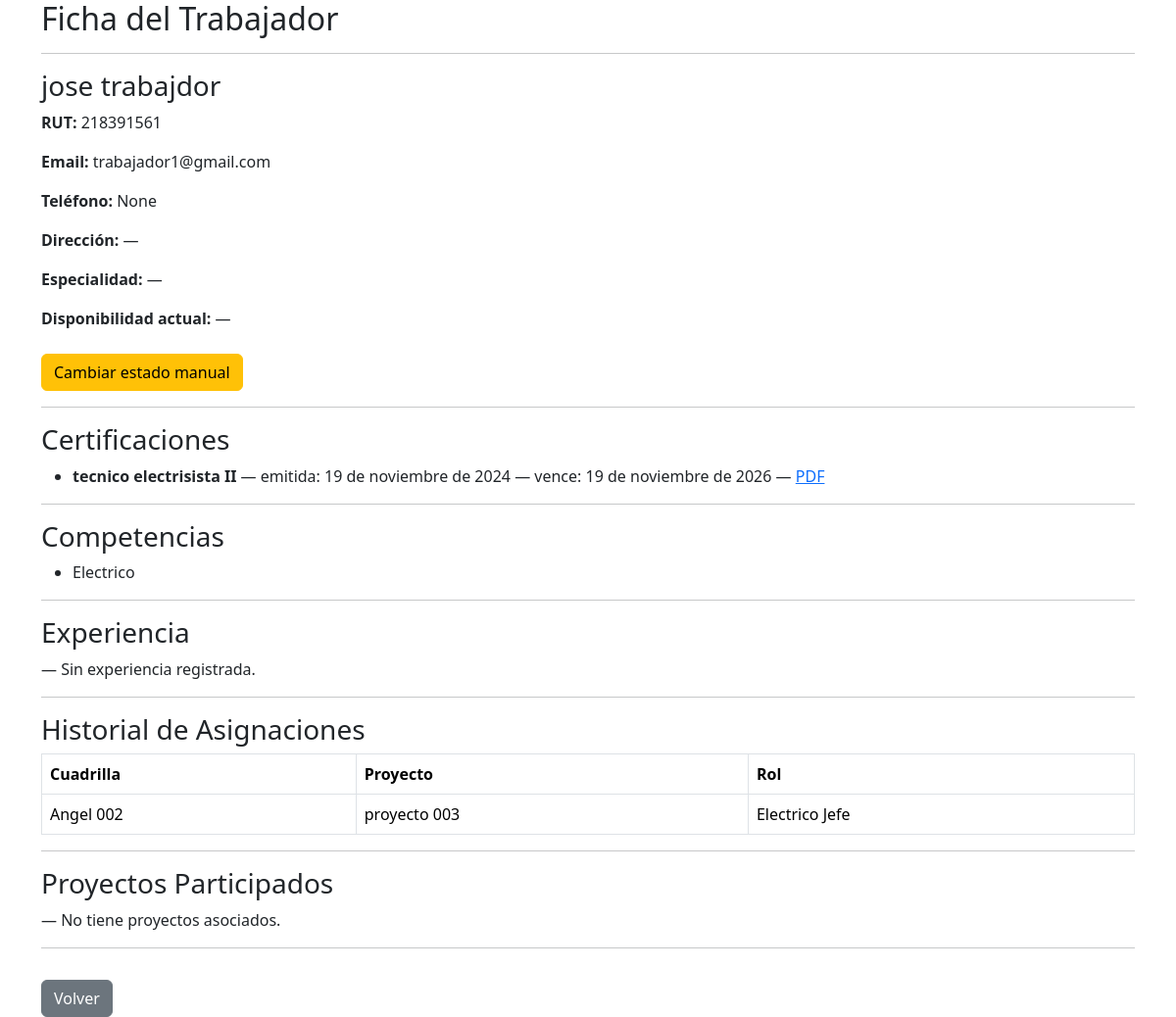
The page /personal/trabajador/4/detalle/ on the database its author committed.
### personal/models.py (models this page shows, shortened)
class Trabajador(models.Model):
    TIPO_CHOICES = [
        ('trabajador', 'Trabajador'),
        ('lider', 'Líder'),
        ('jefe', 'Jefe'),
    ]
    ESTADO_CHOICES = [
        ('disponible', 'Disponible'),
        ('asignado', 'Asignado'),
        ('vacaciones', 'Vacaciones'),
        ('licencia', 'Licencia'),
        ('inactivo', 'Inactivo'),
    ]
    rut = models.CharField(max_length=20, unique=True, validators=[rut_valido])
    nombre = models.CharField(max_length=100)
    apellido = models.CharField(max_length=100)
    email = models.EmailField()
    telefono = models.CharField(max_length=30, blank=True, null=True)
    direccion = models.CharField(max_length=255, blank=True, null=True)
    fecha_nacimiento = models.DateField(null=True, blank=True)
    tipo_trabajador = models.CharField(max_length=20, choices=TIPO_CHOICES, default='trabajador')
    especialidad = models.CharField(max_length=100, blank=True, null=True)
    estado = models.CharField(max_length=20, choices=ESTADO_CHOICES, default='disponible')
    fecha_ingreso = models.DateField(null=True, blank=True)
    anos_experiencia = models.PositiveIntegerField(default=0)
    user = models.OneToOneField(User, on_delete=models.SET_NULL, null=True, blank=True, related_name='trabajador_profile')
    activo = models.BooleanField(default=True)
    password_inicial = models.BooleanField(default=False)
    manual_override = models.BooleanField(default=False)
    created_at = models.DateTimeField(auto_now_add=True)
    updated_at = models.DateTimeField(auto_now=True)
    class Meta:
        verbose_name = 'Trabajador'
        verbose_name_plural = 'Trabajadores'

class CertificacionTrabajador(models.Model):
    trabajador = models.ForeignKey(Trabajador, on_delete=models.CASCADE, related_name='certificaciones_trabajador')
    nombre = models.CharField(max_length=150)
    entidad = models.CharField(max_length=150, blank=True, null=True)
    archivo = models.FileField(upload_to='certificaciones/', blank=True, null=True)
    fecha_emision = models.DateField()
    fecha_expiracion = models.DateField(null=True, blank=True)

class CompetenciaTrabajador(models.Model):
    NIVEL_CHOICES = [
        ('basico', 'Básico'),
        ('intermedio', 'Intermedio'),
        ('avanzado', 'Avanzado'),
        ('experto', 'Experto'),
    ]
    trabajador = models.ForeignKey(Trabajador, on_delete=models.CASCADE, related_name='competencias')
    nombre = models.CharField(max_length=100)
    nivel = models.CharField(max_length=20, choices=NIVEL_CHOICES, default='basico')
    fecha_adquisicion = models.DateField(null=True, blank=True)
    class Meta:
        unique_together = ('trabajador', 'nombre')

class Asignacion(models.Model):
    trabajador = models.ForeignKey(User, on_delete=models.CASCADE)
    cuadrilla = models.ForeignKey(Cuadrilla, on_delete=models.CASCADE, related_name='asignaciones')
    rol = models.ForeignKey(Rol, on_delete=models.SET_NULL, null=True, blank=True)

class Cuadrilla(models.Model):
    nombre = models.CharField(max_length=100)
    proyecto = models.ForeignKey(Proyecto, on_delete=models.CASCADE, related_name='cuadrillas', null=True, blank=True)
    lider = models.ForeignKey(User, on_delete=models.SET_NULL, null=True, blank=True, related_name='cuadrillas_lideradas')

class Rol(models.Model):
    nombre = models.CharField(max_length=50)

### proyectos/models.py (models this page shows, shortened)
class Proyecto(models.Model):
    nombre = models.CharField(max_length=100)
    descripcion = models.TextField(blank=True)
    TIPO_CHOICES = [
        ('construccion', 'Construcción'),
        ('mantenimiento', 'Mantenimiento'),
        ('instalacion', 'Instalación'),
        ('otro', 'Otro'),
    ]
    tipo = models.CharField(max_length=30, choices=TIPO_CHOICES, default='otro')
    COMPLEJIDAD_CHOICES = [
        ('baja', 'Baja'),
        ('media', 'Media'),
        ('alta', 'Alta'),
    ]
    complejidad = models.CharField(max_length=10, choices=COMPLEJIDAD_CHOICES, default='media')
    fecha_inicio = models.DateField()
    fecha_termino = models.DateField(null=True, blank=True)
    jefe = models.ForeignKey(User, on_delete=models.CASCADE, related_name='proyectos')
    activo = models.BooleanField(default=True)

### personal/views.py (the view)
def detalle_trabajador(request, trabajador_id):
    trabajador = get_object_or_404(Trabajador, id=trabajador_id)
    perfil = TrabajadorPerfil.objects.filter(user=trabajador.user).first()
    competencias = CompetenciaTrabajador.objects.filter(trabajador=trabajador)
    certificaciones = CertificacionTrabajador.objects.filter(trabajador=trabajador)
    experiencias = ExperienciaTrabajador.objects.filter(trabajador=trabajador)
    asignaciones = Asignacion.objects.filter(trabajador=trabajador.user)
    if getattr(trabajador, 'manual_override', False):
        disponibilidad = trabajador.estado
    elif perfil:
        disponibilidad = perfil.estado_efectivo
    else:
        disponibilidad = '—'
    return render(request, "detalle_trabajador.html", {
        "trabajador": trabajador,
        "perfil": perfil,
        "competencias": competencias,
        "certificaciones": certificaciones,
        "experiencias": experiencias,
        "asignaciones": asignaciones,
        "disponibilidad": disponibilidad,
    })

### core/context_processors.py (called while the page is built)
def notificaciones_no_leidas(request):
    if request.user.is_authenticated:
        return {
            "notifs_no_leidas": request.user.notificaciones.filter(leida=False).count()
        }
    return {"notifs_no_leidas": 0}

### personal/templates/detalle_trabajador.html (shortened to what this page needs)
{% extends 'base.html' %}
{% load custom_tags %}
{% block content %}
<h2>Ficha del Trabajador</h2>
<hr>
<h3>{{ trabajador.nombre }} {{ trabajador.apellido }}</h3>
<p><strong>RUT:</strong> {{ trabajador.rut }}</p>
<p><strong>Email:</strong> {{ trabajador.email }}</p>
<p><strong>Teléfono:</strong> {{ trabajador.telefono }}</p>
<p><strong>Dirección:</strong> {{ trabajador.direccion|default:"—" }}</p>
<p><strong>Especialidad:</strong> {{ perfil.especialidad|default:"—" }}</p>
<p><strong>Disponibilidad actual:</strong> {{ disponibilidad }}</p>
<a href="{% url 'personal:editar_estado_trabajador' trabajador.id %}" class="btn btn-warning mt-2">
    Cambiar estado manual
</a>
<hr>
<h3>Certificaciones</h3>
{% if certificaciones %}
<ul>
    {% for c in certificaciones %}
        <li>
            <strong>{{ c.nombre }}</strong>
            — emitida: {{ c.fecha_emision }}
            {% if c.fecha_expiracion %} — vence: {{ c.fecha_expiracion }}{% endif %}
            {% if c.archivo %}
                — <a href="{{ c.archivo.url }}" target="_blank">PDF</a>
            {% endif %}
        </li>
    {% endfor %}
</ul>
{% else %}
<p>— No tiene certificaciones registradas.</p>
{% endif %}
<hr>
<h3>Competencias</h3>
{% if competencias %}
<ul>
    {% for comp in competencias %}
        <li>
            {{ comp.nombre }}
        </li>
    {% endfor %}
</ul>
{% else %}
<p>— No tiene competencias registradas.</p>
{% endif %}
<hr>
<h3>Experiencia</h3>
{% if experiencias %}
<ul>
    {% for exp in experiencias %}
        <li>
            {% if exp.proyecto %}
                Proyecto interno: {{ exp.proyecto.nombre }} — {{ exp.calificacion }}
            {% else %}
                Externo: {{ exp.proyecto_externo }} ({{ exp.empresa_externa }}) — {{ exp.calificacion }}
            {% endif %}
        </li>
    {% endfor %}
</ul>
{% else %}
<p>— Sin experiencia registrada.</p>
{% endif %}
<hr>
<h3>Historial de Asignaciones</h3>
{% if asignaciones %}
<table class="table table-bordered">
    <tr>
        <th>Cuadrilla</th>
        <th>Proyecto</th>
        <th>Rol</th>
    </tr>
    {% for a in asignaciones %}
    <tr>
        <td>{{ a.cuadrilla.nombre }}</td>
        <td>
            {% if a.cuadrilla.proyecto %}
                {{ a.cuadrilla.proyecto.nombre }}
            {% else %}
                —
            {% endif %}
        </td>
        <td>
            {% if a.rol %}
                {{ a.rol.nombre }}
            {% else %}
                Sin rol
            {% endif %}
        </td>
    </tr>
    {% endfor %}
</table>
{% else %}
<p>No tiene asignaciones en cuadrillas.</p>
{% endif %}
<hr>
<h3>Proyectos Participados</h3>
{% if proyectos %}
<ul>
    {% for p in proyectos %}
        <li>{{ p.nombre }}</li>
    {% endfor %}
</ul>
{% else %}
<p>— No tiene proyectos asociados.</p>
{% endif %}
<hr>
<a href="{% url 'proyectos:panel' %}" class="btn btn-secondary mt-3">Volver</a>
{% endblock %}

### rows shown on the page
Trabajador: nombre "jose", apellido "trabajdor", rut "218391561", email "trabajador1@gmail.com", telefono "None", direccion "—"
CertificacionTrabajador: nombre "tecnico electrisista II", fecha_emision "19 de noviembre de 2024", fecha_expiracion "19 de noviembre de 2026"
CompetenciaTrabajador: nombre "Electrico"
Asignacion: cuadrilla.nombre "Angel 002", cuadrilla.proyecto.nombre "proyecto 003", rol.nombre "Electrico Jefe"

### other values the page prints
{{ perfil.especialidad|default:"—" }} "—"
{{ disponibilidad }} "—"
